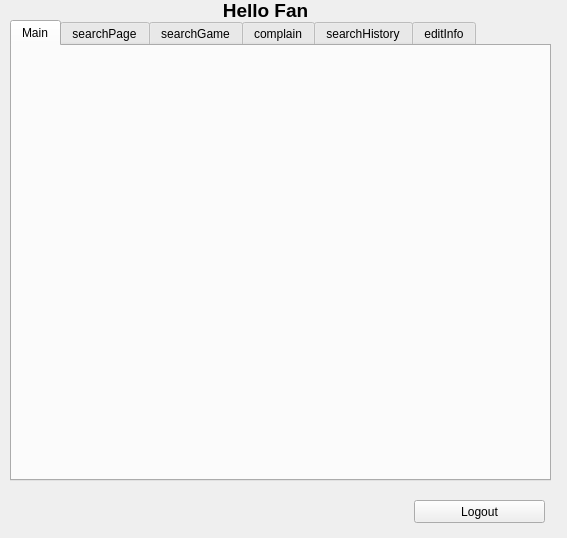
<?xml version="1.0" encoding="UTF-8"?>
<ui version="4.0">
 <class>Form</class>
 <widget class="QWidget" name="Form">
  <property name="geometry">
   <rect>
    <x>0</x>
    <y>0</y>
    <width>567</width>
    <height>538</height>
   </rect>
  </property>
  <property name="windowTitle">
   <string>Form</string>
  </property>
  <widget class="QTabWidget" name="tabWidget">
   <property name="geometry">
    <rect>
     <x>10</x>
     <y>20</y>
     <width>541</width>
     <height>461</height>
    </rect>
   </property>
   <property name="currentIndex">
    <number>0</number>
   </property>
   <widget class="QWidget" name="MainTab">
    <attribute name="title">
     <string>Main</string>
    </attribute>
   </widget>
   <widget class="QWidget" name="searchPageTab">
    <attribute name="title">
     <string>searchPage</string>
    </attribute>
   </widget>
   <widget class="QWidget" name="searchGameTab">
    <attribute name="title">
     <string>searchGame</string>
    </attribute>
   </widget>
   <widget class="QWidget" name="complainTab">
    <attribute name="title">
     <string>complain</string>
    </attribute>
   </widget>
   <widget class="QWidget" name="searchHistoryTab">
    <attribute name="title">
     <string>searchHistory</string>
    </attribute>
   </widget>
   <widget class="QWidget" name="editInfoTab">
    <attribute name="title">
     <string>editInfo</string>
    </attribute>
    <widget class="QWidget" name="formLayoutWidget">
     <property name="geometry">
      <rect>
       <x>10</x>
       <y>60</y>
       <width>251</width>
       <height>111</height>
      </rect>
     </property>
     <layout class="QFormLayout" name="formLayout">
      <item row="0" column="0">
       <widget class="QLabel" name="usernameLabel">
        <property name="text">
         <string>username:</string>
        </property>
       </widget>
      </item>
      <item row="0" column="1">
       <widget class="QLineEdit" name="usernameLineEdit"/>
      </item>
      <item row="1" column="0">
       <widget class="QLabel" name="passwordLabel">
        <property name="text">
         <string>password:</string>
        </property>
       </widget>
      </item>
      <item row="1" column="1">
       <widget class="QLineEdit" name="passwordLineEdit"/>
      </item>
      <item row="2" column="0">
       <widget class="QLabel" name="nameLabel">
        <property name="text">
         <string>name:</string>
        </property>
       </widget>
      </item>
      <item row="2" column="1">
       <widget class="QLineEdit" name="nameLineEdit"/>
      </item>
      <item row="3" column="0">
       <widget class="QLabel" name="birthDateLabel">
        <property name="text">
         <string>birth date:</string>
        </property>
       </widget>
      </item>
      <item row="3" column="1">
       <widget class="QDateEdit" name="birthDateDateEdit"/>
      </item>
     </layout>
    </widget>
    <widget class="QLabel" name="label">
     <property name="geometry">
      <rect>
       <x>10</x>
       <y>10</y>
       <width>301</width>
       <height>41</height>
      </rect>
     </property>
     <property name="text">
      <string>&lt;html&gt;&lt;head/&gt;&lt;body&gt;&lt;p&gt;&lt;span style=&quot; font-size:14pt; font-weight:600;&quot;&gt;Edit your personal information&lt;/span&gt;&lt;/p&gt;&lt;/body&gt;&lt;/html&gt;</string>
     </property>
    </widget>
    <widget class="QPushButton" name="pushButton">
     <property name="geometry">
      <rect>
       <x>10</x>
       <y>190</y>
       <width>251</width>
       <height>23</height>
      </rect>
     </property>
     <property name="text">
      <string>Save Info</string>
     </property>
    </widget>
   </widget>
  </widget>
  <widget class="QLabel" name="helloFanLabel">
   <property name="geometry">
    <rect>
     <x>190</x>
     <y>-20</y>
     <width>151</width>
     <height>61</height>
    </rect>
   </property>
   <property name="cursor">
    <cursorShape>ArrowCursor</cursorShape>
   </property>
   <property name="frameShadow">
    <enum>QFrame::Plain</enum>
   </property>
   <property name="text">
    <string>&lt;html&gt;&lt;head/&gt;&lt;body&gt;&lt;p align=&quot;center&quot;&gt;&lt;span style=&quot; font-size:14pt; font-weight:600;&quot;&gt;Hello Fan&lt;/span&gt;&lt;/p&gt;&lt;/body&gt;&lt;/html&gt;</string>
   </property>
   <property name="textInteractionFlags">
    <set>Qt::LinksAccessibleByMouse</set>
   </property>
  </widget>
  <widget class="QPushButton" name="pushButton_2">
   <property name="geometry">
    <rect>
     <x>414</x>
     <y>500</y>
     <width>131</width>
     <height>23</height>
    </rect>
   </property>
   <property name="text">
    <string>Logout</string>
   </property>
  </widget>
  <zorder>helloFanLabel</zorder>
  <zorder>tabWidget</zorder>
  <zorder>pushButton_2</zorder>
 </widget>
 <resources/>
 <connections/>
</ui>
